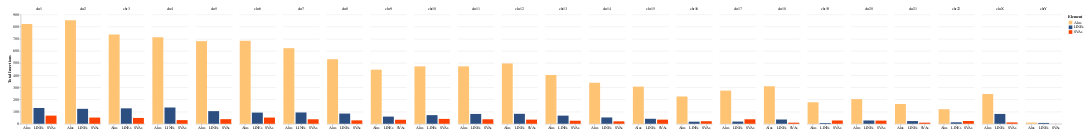

Notebook cell for this chart:
### Code cell
import altair as alt
sorter=chromList
sorter2=['ALUs' , 'LINEs', 'SVAs']
alt.Chart(chromDF).mark_bar().encode(

    # tell Altair which field to group columns on
    x=alt.X('Element:N', title=None),

    # tell Altair which field to use as Y values and how to calculate
    y=alt.Y('sum(Count):Q',
        axis=alt.Axis(
            grid=True,
            title='Total Insertions')),

    # tell Altair which field to use to use as the set of columns to be  represented in each group
    column=alt.Column('Chromosome:N', title=None, sort=chromList),

    # tell Altair which field to use for color segmentation 
    color=alt.Color('Element:N',
            scale=alt.Scale(
                # make it look pretty with an enjoyable color pallet
                range=['#FFC374', '#2C4E80', '#FC4100'],
            ),
        ))\
    .configure_view(
        # remove grid lines around column clusters
        strokeOpacity=0    
    ).properties(
    width=100,
    padding={"left": 20, "top": 20, "right": 20, "bottom": 20}
).configure_axisX(
    labelAngle=0  # Rotate the x-axis ticks by 45 degrees
)

### Figure 1 — Vega-Lite specification as saved in the notebook (floating-point values rounded to 4 significant figures)
{"config": {"view": {"continuousWidth": 300, "continuousHeight": 300, "strokeOpacity": 0}, "axisX": {"labelAngle": 0}}, "data": {"name": "data-61dbcb05effe404da38a31058c6cc7a1"}, "mark": {"type": "bar"}, "encoding": {"color": {"field": "Element", "scale": {"range": ["#FFC374", "#2C4E80", "#FC4100"]}, "type": "nominal"}, "column": {"field": "Chromosome", "sort": ["chr1", "chr2", "chr3", "chr4", "chr5", "chr6", "chr7", "chr8", "chr9", "chr10", "chr11", "chr12", "chr13", "chr14", "chr15", "chr16", "chr17", "chr18", "chr19", "chr20", "chr21", "chr22", "chrX", "chrY"], "title": null, "type": "nominal"}, "x": {"field": "Element", "title": null, "type": "nominal"}, "y": {"aggregate": "sum", "axis": {"grid": true, "title": "Total Insertions"}, "field": "Count", "type": "quantitative"}}, "padding": {"left": 20, "top": 20, "right": 20, "bottom": 20}, "width": 100, "$schema": "https://vega.github.io/schema/vega-lite/v5.17.0.json", "datasets": {"data-61dbcb05effe404da38a31058c6cc7a1": [{"Chromosome": "chr1", "Count": 822, "Element": "Alus"}, {"Chromosome": "chr1", "Count": 130, "Element": "LINEs"}, {"Chromosome": "chr1", "Count": 67, "Element": "SVAs"}, {"Chromosome": "chr2", "Count": 854, "Element": "Alus"}, {"Chromosome": "chr2", "Count": 123, "Element": "LINEs"}, {"Chromosome": "chr2", "Count": 51, "Element": "SVAs"}, {"Chromosome": "chr3", "Count": 735, "Element": "Alus"}, {"Chromosome": "chr3", "Count": 127, "Element": "LINEs"}, {"Chromosome": "chr3", "Count": 48, "Element": "SVAs"}, {"Chromosome": "chr4", "Count": 713, "Element": "Alus"}, {"Chromosome": "chr4", "Count": 134, "Element": "LINEs"}, {"Chromosome": "chr4", "Count": 30, "Element": "SVAs"}, {"Chromosome": "chr5", "Count": 681, "Element": "Alus"}, {"Chromosome": "chr5", "Count": 104, "Element": "LINEs"}, {"Chromosome": "chr5", "Count": 38, "Element": "SVAs"}, {"Chromosome": "chr6", "Count": 684, "Element": "Alus"}, {"Chromosome": "chr6", "Count": 92, "Element": "LINEs"}, {"Chromosome": "chr6", "Count": 51, "Element": "SVAs"}, {"Chromosome": "chr7", "Count": 623, "Element": "Alus"}, {"Chromosome": "chr7", "Count": 93, "Element": "LINEs"}, {"Chromosome": "chr7", "Count": 37, "Element": "SVAs"}, {"Chromosome": "chr8", "Count": 532, "Element": "Alus"}, {"Chromosome": "chr8", "Count": 84, "Element": "LINEs"}, {"Chromosome": "chr8", "Count": 28, "Element": "SVAs"}, {"Chromosome": "chr9", "Count": 446, "Element": "Alus"}, {"Chromosome": "chr9", "Count": 59, "Element": "LINEs"}, {"Chromosome": "chr9", "Count": 33, "Element": "SVAs"}, {"Chromosome": "chr10", "Count": 473, "Element": "Alus"}, {"Chromosome": "chr10", "Count": 71, "Element": "LINEs"}, {"Chromosome": "chr10", "Count": 40, "Element": "SVAs"}, {"Chromosome": "chr11", "Count": 473, "Element": "Alus"}, {"Chromosome": "chr11", "Count": 81, "Element": "LINEs"}, {"Chromosome": "chr11", "Count": 37, "Element": "SVAs"}, {"Chromosome": "chr12", "Count": 497, "Element": "Alus"}, {"Chromosome": "chr12", "Count": 82, "Element": "LINEs"}, {"Chromosome": "chr12", "Count": 34, "Element": "SVAs"}, {"Chromosome": "chr13", "Count": 402, "Element": "Alus"}, {"Chromosome": "chr13", "Count": 67, "Element": "LINEs"}, {"Chromosome": "chr13", "Count": 25, "Element": "SVAs"}, {"Chromosome": "chr14", "Count": 338, "Element": "Alus"}, {"Chromosome": "chr14", "Count": 52, "Element": "LINEs"}, {"Chromosome": "chr14", "Count": 20, "Element": "SVAs"}, {"Chromosome": "chr15", "Count": 306, "Element": "Alus"}, {"Chromosome": "chr15", "Count": 41, "Element": "LINEs"}, {"Chromosome": "chr15", "Count": 34, "Element": "SVAs"}, {"Chromosome": "chr16", "Count": 225, "Element": "Alus"}, {"Chromosome": "chr16", "Count": 17, "Element": "LINEs"}, {"Chromosome": "chr16", "Count": 21, "Element": "SVAs"}, {"Chromosome": "chr17", "Count": 273, "Element": "Alus"}, {"Chromosome": "chr17", "Count": 18, "Element": "LINEs"}, {"Chromosome": "chr17", "Count": 37, "Element": "SVAs"}, {"Chromosome": "chr18", "Count": 309, "Element": "Alus"}, {"Chromosome": "chr18", "Count": 35, "Element": "LINEs"}, {"Chromosome": "chr18", "Count": 9, "Element": "SVAs"}, {"Chromosome": "chr19", "Count": 177, "Element": "Alus"}, {"Chromosome": "chr19", "Count": 6, "Element": "LINEs"}, {"Chromosome": "chr19", "Count": 27, "Element": "SVAs"}, {"Chromosome": "chr20", "Count": 203, "Element": "Alus"}, {"Chromosome": "chr20", "Count": 27, "Element": "LINEs"}, {"Chromosome": "chr20", "Count": 26, "Element": "SVAs"}, {"Chromosome": "chr21", "Count": 163, "Element": "Alus"}, {"Chromosome": "chr21", "Count": 22, "Element": "LINEs"}, {"Chromosome": "chr21", "Count": 9, "Element": "SVAs"}, {"Chromosome": "chr22", "Count": 120, "Element": "Alus"}, {"Chromosome": "chr22", "Count": 12, "Element": "LINEs"}, {"Chromosome": "chr22", "Count": 23, "Element": "SVAs"}, {"Chromosome": "chrX", "Count": 245, "Element": "Alus"}, {"Chromosome": "chrX", "Count": 81, "Element": "LINEs"}, {"Chromosome": "chrX", "Count": 11, "Element": "SVAs"}, {"Chromosome": "chrY", "Count": 10, "Element": "Alus"}, {"Chromosome": "chrY", "Count": 7, "Element": "LINEs"}, {"Chromosome": "chrY", "Count": 0, "Element": "SVAs"}]}}
